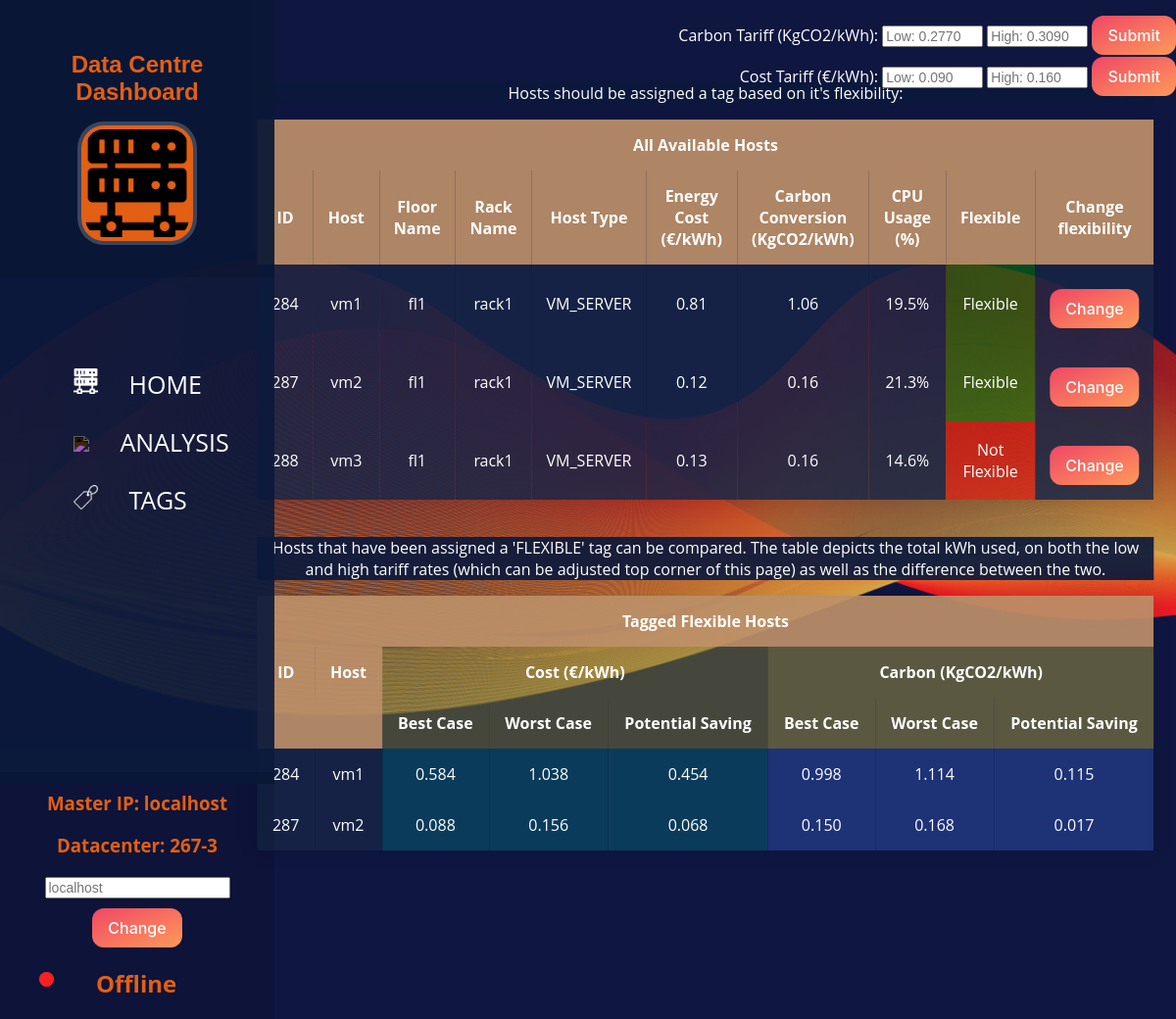
/dashboard/tags/, run on the app's committed database.
### dashboard/models.py (models this page shows, shortened)
class Application(models.Model):
    masterip = models.CharField(null=True, max_length=25)
    current = models.CharField(null=True, max_length=25)
    configured = models.IntegerField(null=True, default = 0)
    threshold_low = models.FloatField(null=True, max_length=25, default=15)
    threshold_medium = models.FloatField(null=True, max_length=25, default=30)
    carbon_tariff_low = models.FloatField(null=True, max_length=25, default=1)
    carbon_tariff_high = models.FloatField(null=True, max_length=25, default=1.2)
    cost_tariff_low = models.FloatField(null=True, max_length=25, default=1)
    cost_tariff_high = models.FloatField(null=True, max_length=25, default=1.2)

class Host(models.Model):
    masterip = models.CharField(null=True, max_length=25)
    sub_id = models.CharField(null=True,max_length=15)
    datacenterid = models.CharField(max_length=20,null=True)
    floorid = models.IntegerField(null=True)
    rackid = models.IntegerField()
    hostid = models.IntegerField()
    hostname = models.CharField(max_length=30)
    hostdescription = models.CharField(max_length=50)
    hostType = models.CharField(max_length=20)
    processors = models.IntegerField()
    ipaddress = models.CharField(max_length=25)
    cpu_last_response = models.CharField(max_length=25, null=True)
    cpu_usage = models.FloatField(null=True)
    cpu_responses = models.IntegerField(null=True)
    total_cpu = models.FloatField(null=True)
    kWh_consumed = models.FloatField(null=True)
    power_responses = models.IntegerField(null=True)
    total_watt_hour = models.FloatField(null=True)
    power_last_response = models.IntegerField(null=True)
    carbon_footprint = models.FloatField(null=True)
    carbon_footprint_low= models.FloatField(null=True)
    carbon_footprint_high = models.FloatField(null=True)
    cost_energy = models.FloatField(null=True)
    cost_energy_low= models.FloatField(null=True)
    cost_energy_high = models.FloatField(null=True)
    cost_saving = models.FloatField(null=True)
    carbon_saving = models.FloatField(null=True)
    flexible = models.BooleanField(null=True, default=False)

class Floor(models.Model):
    masterip = models.CharField(null=True, max_length=25)
    sub_id = models.CharField(null=True,max_length=15)
    datacenterid = models.CharField(max_length=20,null=True)
    floorid = models.IntegerField()
    floorname = models.CharField(max_length=25, null=True)
    description = models.CharField(max_length=100, null=True)

class Rack(models.Model):
    masterip = models.CharField(null=True, max_length=25)
    sub_id = models.CharField(null=True,max_length=15)
    datacenterid = models.CharField(max_length=20,null=True)
    floorid = models.IntegerField()
    rackid = models.IntegerField()
    rackname = models.CharField(max_length=25, null=True)
    description = models.CharField(max_length=100, null=True)
    pdu = models.IntegerField(null=True)

### dashboard/views.py (the view, shortened to what this page needs)
# urls.py: path('tags/', views.tags, name="tags"),
def tags(request):
    context = {}
    master = services.get_master()
    if Application.objects.filter(masterip=master).values().all().get()['current']==None:
        return services.prompt_configuration(request,"tags")
    sub_id = services.get_current_sub_id()
    if request.method == 'POST':
        if 'change-flexible' in request.POST:
            form = forms.ChangeFlexibilityForm(request.POST)
            if form.is_valid():
                hostid,rackid,floorid = form.cleaned_data
                tagServices.update_hosts_flexibility(master, sub_id, floorid, rackid, hostid)
    context['master'] = master
    context['floors'] = Floor.objects.filter(sub_id=sub_id).filter(masterip=master).all()
    context['floor_count'] = Floor.objects.filter(sub_id=sub_id).filter(masterip=master).all().count()
    context['rack_count'] = Rack.objects.filter(sub_id=sub_id).filter(masterip=master).all().count()
    context['host_count'] = Host.objects.filter(sub_id=services.get_current_sub_id()).filter(masterip=master).all().count()
    context['current'] = services.get_current_for_html()
    context["tariff"] = Application.objects.all().get()
    context['racks'] = Rack.objects.filter(sub_id=sub_id).filter(masterip=services.get_master()).all()
    context['hosts'] = Host.objects.filter(sub_id=services.get_current_sub_id()).filter(masterip=master).all()
    context['analysis'] = Analysis.objects.filter(masterip=master).filter(sub_id=sub_id).all()
    context['page'] = 'tags'
    status = asset_services.get_available_datacenters()
    context['online'] = "false"
    if status!=ConnectionRefusedError:
        context['online'] = 'true'
    return render (request, 'dashboard/tags.html', context )

### dashboard/templates/dashboard/tags.html (shortened to what this page needs)
{% include 'dashboard/home.html'%}
{% block content %}
<div class="tags">
  <div class="table-container">
    <p>Hosts should be assigned a tag based on it's flexibility:</p>
      <table style="width:100%" class="tags-table">
        <thead>
          <th colspan="10">All Available Hosts</th>
        </thead>
          <thead>
          <tr>
            <th>ID</th>
            <th>Host</th>
            <th>Floor Name</th>
            <th>Rack Name</th>
            <th>Host Type</th>
            <th>Energy Cost (€/kWh)</th>
            <th>Carbon Conversion (KgCO2/kWh)</th>
            <th>CPU Usage (%)</th>
            <th>Flexible</th>
            <th>Change flexibility</th>
          </tr>
          </thead>
          {% for floor in floors %}
              {% for rack in racks %}
                  {% for host in hosts %}
          <tbody>
            <td>{{ host.hostid }}</td>
            <td>{{ host.hostname }}</td>
            <td>{{ floor.floorname }}</td>
            <td>{{ rack.rackname }}</td>
            <td>{{ host.hostType }}</td>
            <td>{{ host.cost_energy|floatformat:2}}</td>
            <td>{{ host.carbon_footprint|floatformat:2}}</td>
            <td>{{ host.cpu_usage|floatformat }}%</td>
            {% if host.flexible == False %}
            <td style="background:rgba(255, 0, 0, 0.49);">Not Flexible</td>
            {%else%}
            <td style="background:rgba(0, 128, 0, 0.514);">Flexible</td>
            {%endif%}
            <td>
              <a class="a2">
                <form method="POST">
                  <button type="submit" name="change-flexible" id="change-flexible" >Change</button>
                </form>
              </a>
            </td>
          </tbody>
                  {%endfor%}
              {%endfor%}
          {% endfor %}
        </table>
        <br>
        <p>Hosts that have been assigned a 'FLEXIBLE' tag can be compared. The table depicts the total kWh used, on both
          the low and high tariff rates (which can be adjusted top corner of this page) as well as the difference between the two.
        </p>
        <table style="width:100%" class="tags-table">
          <thead>
            <th colspan="9">Tagged Flexible Hosts</th>
          </thead>
          <thead>
            <th rowspan="2">ID</th>
            <th rowspan="2">Host</th>
            <th colspan="3" style ="background:rgba(129, 124, 57, 0.486);">Cost (€/kWh)</th>
            <th colspan="3"  style ="background:rgba(141, 134, 68, 0.599);">Carbon (KgCO2/kWh)</th>
          </thead>
            <thead>
            <tr>
              <th colspan="2"></th>
              <th style ="background:rgba(129, 124, 57, 0.486);">Best Case</th>
              <th style ="background:rgba(129, 124, 57, 0.486);">Worst Case</th>
              <th style ="background:rgba(129, 124, 57, 0.486);">Potential Saving</th>
              <th style ="background:rgba(141, 134, 68, 0.599);">Best Case</th>
              <th style ="background:rgba(141, 134, 68, 0.599);">Worst Case</th>
              <th style ="background:rgba(141, 134, 68, 0.599);">Potential Saving</th>
            </tr>
            </thead>
            {% for floor in floors %}
                {% for rack in racks %}
                    {% for host in hosts %}
                      {% if host.flexible == True %}
                        <tbody>
                          <td>{{ host.hostid }}</td>
                          <td>{{ host.hostname }}</td>
                          <td style ="background:rgba(9, 99, 117, 0.486);">{{ host.cost_energy_low|floatformat:3}}</td>
                          <td style ="background:rgba(9, 99, 117, 0.486);">{{ host.cost_energy_high|floatformat:3}}</td>
                          <td style ="background:rgba(9, 99, 117, 0.486);">{{ host.cost_saving|floatformat:3}}</td>
                          <td style ="background:rgba(40, 71, 155, 0.599);">{{ host.carbon_footprint_low|floatformat:3}}</td>
                          <td style ="background:rgba(40, 71, 155, 0.599);">{{ host.carbon_footprint_high|floatformat:3}}</td>
                          <td style ="background:rgba(40, 71, 155, 0.599);">{{ host.carbon_saving|floatformat:3}}</td>
                        </tbody>
                      {%endif%}
                    {%endfor%}
                {%endfor%}
            {% endfor %}
          </table>
  </div>
    <div class="change-tariffs">
      <div class="tariff-form-1">
        <a class="a2">
          <form method="POST" class="tariff-carbon">
            Carbon Tariff (KgCO2/kWh):
            <input type="number" name="low" style="width: 95px;" required placeholder='Low: {{tariff.carbon_tariff_low|floatformat:4}}' step="0.001">
            <input type="number" name="high" style="width: 95px;" required placeholder='High: {{tariff.carbon_tariff_high|floatformat:4}}' step="0.001">
            <button type="submit" class="submit" name="tariff-carbon" id="tariff-carbon">Submit</button>
          </form>
        </a>
      </div>
      <div class="tariff-form-2">
        <a class="a2">
          <form method="POST" class="tariff-cost">
            Cost Tariff (€/kWh):
            <input type="number" name="low" style="width: 95px;" required placeholder='Low: {{tariff.cost_tariff_low|floatformat:3}}' step="0.01">
            <input type="number" name="high" style="width: 95px;" required placeholder='High: {{tariff.cost_tariff_high|floatformat:3}}' step="0.01">
            <button type="submit" class="submit"  name="tariff-cost"  id="tariff-cost">Submit</button>
          </form>
        </a>
      </div>
    </div>
{% endblock %}
</div>

### dashboard/templates/dashboard/home.html (shortened to what this page needs)
{% load static %}
<!DOCTYPE html>
<html lang="en">
  <head>
    <link rel="stylesheet" href="{% static 'dashboard/main.css' %}">
  </head>
 <div class="page-container">
  <div class="menu-container">
    <nav class = "menu">
      <div class = "logo">
        <h2>Data Centre Dashboard</h2>
        <a href="{% url 'loadDC' %}"><img alt="ICON" src="{% static 'dashboard/icons/server-icon.png' %}" width="190"/></a>
      </div>
      <ul>
        <li tabindex="0" class="server-icon">
          <img src="{% static 'dashboard/icons/server-icon.png' %}" >
          {% if page == "home" %}<a class="active" href="{% url 'loadDC' %}">HOME</a>{% else %} <a href="{% url 'loadDC' %}">HOME</a>{% endif %}
        </li>
        <li tabindex="0" class="icon-tag">
          <img src="{% static 'dashboard/icons/data-analysis-icon.png' %}" >
          {% if page == "analysis" %}<a class="active" href="{% url 'analysis' %}">ANALYSIS</a>{% else %} <a href="{% url 'analysis' %}">ANALYSIS</a>{% endif %}
        </li>
        <li tabindex="0" class="icon-analysis">
          <img src="{% static 'dashboard/icons/tag-label-icon.png' %}" >
          {% if page == "tags" %}<a class="active" href="{% url 'tags' %}">TAGS</a>{% else %} <a href="{% url 'tags' %}">TAGS</a>{% endif %}
        </li>
      </ul>
      <div class="nav-status">
        <div class="current-status">
            <h3>Master IP: {{master}}</h3>
            <h3>Datacenter: {{current}}</h3>
          </div>
        <a class="a2">
          <form method="POST">
            <input type="text" id="ip" name="ip" placeholder={{master}}>
            <br>
            <button type="submit" class="save">Change</button>
          </form>
        </a>
        <div class="status-indicator">
          {%if online == "true"%}
          <div class="online-indicator">
            <span class="blink"></span>
          </div>
          <h2>Online</h2>
          {%else%}
          <div class="online-indicator" style="background-color: #f82121;">
            <span class="blink" style="background-color: #f82121;"></span>
          </div>
          <h2>Offline</h2>
          {%endif%}
        </div>
      </div>
    </nav>
  </div>
</div>
</html>

### data on the page
Application: masterip "localhost", current "267-3", ip "localhost", low "Low: 0.2770", high "High: 0.3090", low "Low: 0.090", high "High: 0.160"
Floor: floorname "fl1"
Rack: rackname "rack1"
Host: hostid "284", hostname "vm1", hostType "VM_SERVER", cost_energy "0.81", carbon_footprint "1.06", cpu_usage "19.5", flexible "Flexible", cost_energy_low "0.584", cost_energy_high "1.038", cost_saving "0.454", carbon_footprint_low "0.998", carbon_footprint_high "1.114", carbon_saving "0.115"
Host: hostid "287", hostname "vm2", hostType "VM_SERVER", cost_energy "0.12", carbon_footprint "0.16", cpu_usage "21.3", flexible "Flexible", cost_energy_low "0.088", cost_energy_high "0.156", cost_saving "0.068", carbon_footprint_low "0.150", carbon_footprint_high "0.168", carbon_saving "0.017"
Host: hostid "288", hostname "vm3", hostType "VM_SERVER", cost_energy "0.13", carbon_footprint "0.16", cpu_usage "14.6", flexible "Not Flexible"
